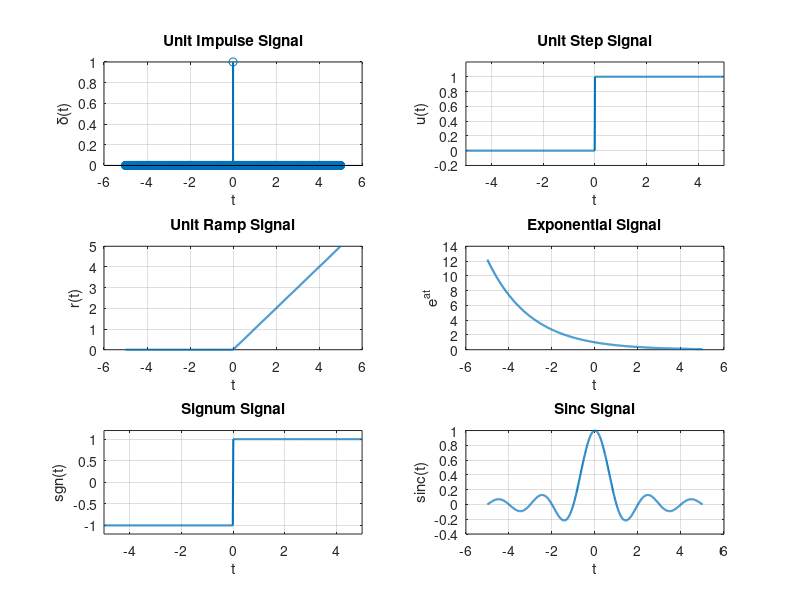

This chart was generated by the following MATLAB code:

% Time axis
t = -5:0.01:5;   

%% 1. Unit Impulse δ(t)
% In continuous-time, impulse is ideal (infinite at t=0). 
% We approximate using a discrete representation:
impulse = (t==0);

figure;
subplot(3,2,1);
stem(t, impulse, 'LineWidth',1.5); % stem used to show discrete-like impulse
xlabel('t'); ylabel('\delta(t)');
title('Unit Impulse Signal');
grid on;

% I understood: Impulse is not exactly possible in MATLAB since it is infinite at t=0, 
% so we approximate it with a single spike at t=0 using stem().

%% 2. Unit Step u(t)
step = double(t >= 0);

subplot(3,2,2);
plot(t, step, 'LineWidth',1.5);
xlabel('t'); ylabel('u(t)');
title('Unit Step Signal');
axis([-5 5 -0.2 1.2]);
grid on;
% I understood: Step function stays 0 for t<0 and jumps to 1 at t>=0.

%% 3. Unit Ramp r(t)
ramp = t .* (t >= 0);

subplot(3,2,3);
plot(t, ramp, 'LineWidth',1.5);
xlabel('t'); ylabel('r(t)');
title('Unit Ramp Signal');
grid on;
% I understood: Ramp is 0 for t<0 and increases linearly with t for t>=0.

%% 4. Exponential Signal e^t
a = -0.5;   % you can change 'a' (decay or growth rate)
exp_sig = exp(a*t);

subplot(3,2,4);
plot(t, exp_sig, 'LineWidth',1.5);
xlabel('t'); ylabel('e^{at}');
title('Exponential Signal');
grid on;

% I understood: Exponential depends on parameter 'a'. 
% If a<0 it decays, if a>0 it grows, if a=0 it stays constant at 1.

%% 5. Signum Signal sgn(t)
signum = sign(t);  

subplot(3,2,5);
plot(t, signum, 'LineWidth',1.5);
xlabel('t'); ylabel('sgn(t)');
title('Signum Signal');
axis([-5 5 -1.2 1.2]);
grid on;

% I understood: Signum gives -1 for negative t, 0 at t=0, and +1 for positive t.

%% 6. Sinc Signal sinc(t) = sin(pi*t)/(pi*t)
sinc_sig = sinc(t);  % MATLAB's sinc is sin(pi*x)/(pi*x)

subplot(3,2,6);
plot(t, sinc_sig, 'LineWidth',1.5);
xlabel('t'); ylabel('sinc(t)');
title('Sinc Signal');
grid on;

% I understood: Sinc is defined as sin(pi*t)/(pi*t), it oscillates and decays around 0.